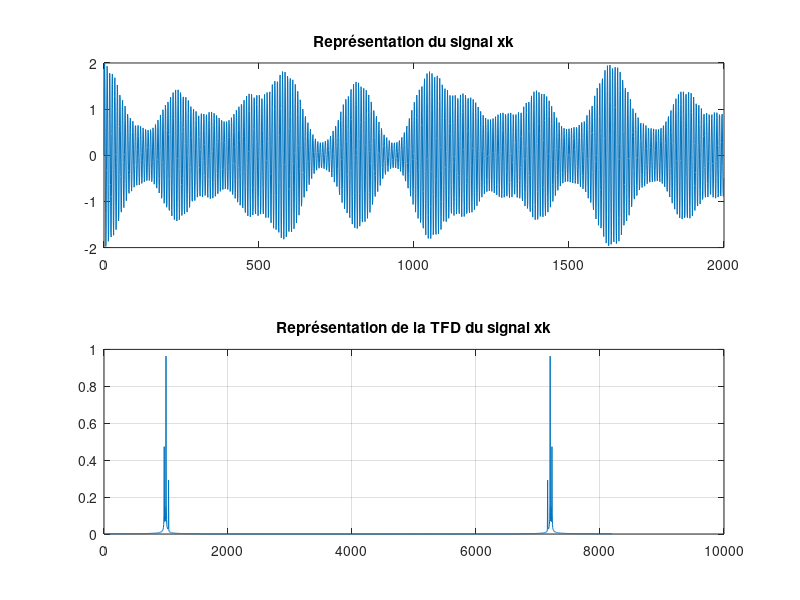
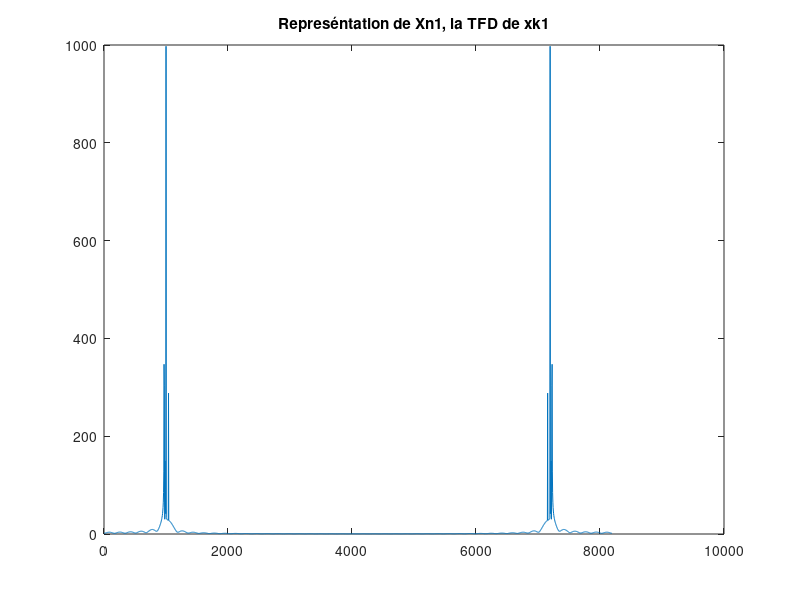
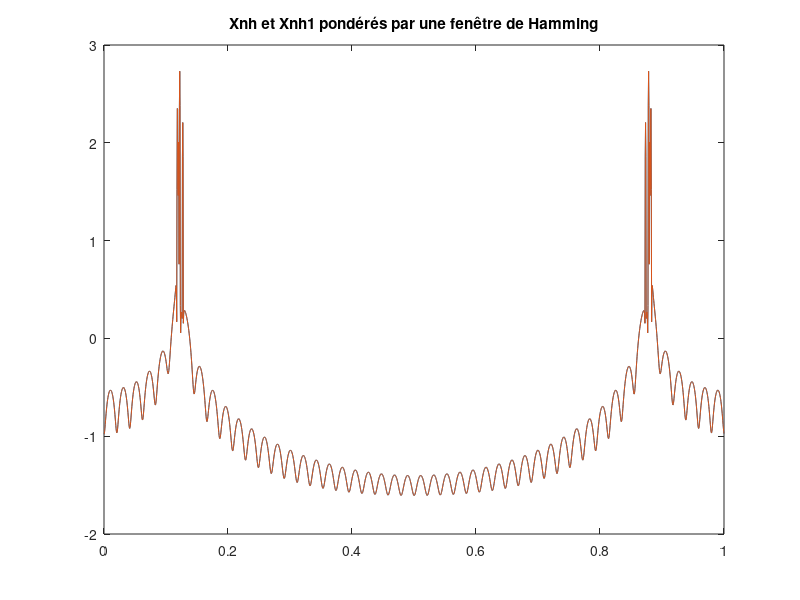
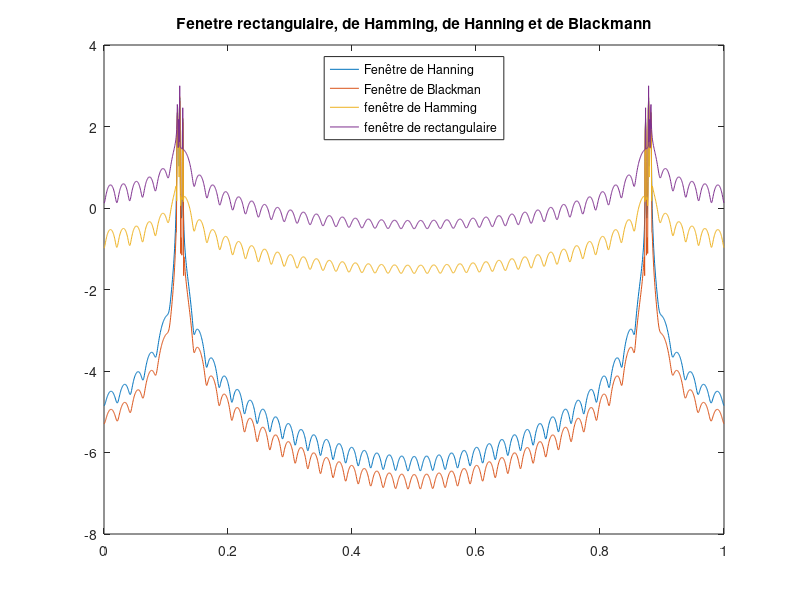

The MATLAB source for these figures, in order:
"Exercice 2: Analyse spectrale d'un signal par la TFD";

clear all; clc; close all;

load('signal_inconnu2.mat'); %charge le fichier inconnu
whos("-file", 'signal_inconnu2.mat');
Fs
xk
n=0 :1 :1999 ;%on va afficher 200 valeurs du signal
size(n);
N=2000;
subplot(2,1,1);
plot(n,xk) ;
title('Représentation du signal xk')
%Génération du vecteur fréquence
f=0 :(Fs/(N-1)) :Fs;
subplot(2,1,2);
Xn=fft(xk);
plot(f,2/N*abs(Xn));
title('Représentation de la TFD du signal xk')
grid on;

%2. Amélioration de la précision fréquencielle (% lobbes secondaires sin cardinal)

M=10;
xk1 = [xk zeros(1,M*N)]; %On concatène M*N zéros à xk
Xn1=fft(xk1,2048); %On calcule la transformée de Fourier de xk1
figure(2);
plot(linspace(0,Fs,length(Xn1)),abs(Xn1));% On trace la courbe de Xn1
title('Represéntation de Xn1, la TFD de xk1')

%3.Intérêt d'une fenêtre de pondération
w = window(@hamming, length(xk));%Pondération avec une fenêtre de Hamming
xkh = xk.*w.';

%Calcul de la TFD
Xnh = fft(xkh, 2048);

xkh1 = [xkh zeros(1,M*N)];%On concatène M*N zéros à xkh
Xnh1=fft(xkh1, 2048);

%tracés
figure(3);
plot(linspace(0,1,2048), log10(abs(Xnh)), linspace(0,1,2048), log10(abs(Xnh1)));
title('Xnh et Xnh1 pondérés par une fenêtre de Hamming');

%fenêtre de hanning et Blackman
w2 = window(@hanning, length(xk));
xkh2 = xk.*w2.';

w3 = window(@blackman, length(xk));
xkh3 = xk.*w3.';

%Calcul des TFD
Xnh2 = fft(xkh2, 2048);

Xnh3 = fft(xkh3, 2048);

%tracés
figure(4);
plot(linspace(0,1,2048), log10(abs(Xnh2)), linspace(0,1,2048), log10(abs(Xnh3)), linspace(0,1,2048), log10(abs(Xnh)),linspace(0,1,2048), log10(abs(Xn1))  );
legend('Fenêtre de Hanning','Fenêtre de Blackman','fenêtre de Hamming','fenêtre de rectangulaire','Location','north')
title('Fenetre rectangulaire, de Hamming, de Hanning et de Blackmann');

%vérification
t=0 :(1/Fs) :(N-1)*(1/Fs);%vecteur temps
%On lit les ampitudes
A1 = 0.473178;
A2 = 0.145188;
A3 = 0.963602;
A4 = 0.291654;
%On lit les fréquences
f1 = 968;
f2 = 984;
f3 = 1000;
f4 = 1040;
x1 = A1*sin(2*pi*f1*t);
x2 = A2*sin(2*pi*f2*t);
x3 = A3*sin(2*pi*f3*t);
x4 = A4*sin(2*pi*f4*t);
x = x1+x2+x3+x4%Signal analytique

figure(7);
plot(n,x);
title('Signal analytique')
xlabel('Temps(s)')
ylabel('Amplitude')
figure(8);
X=fft(x)
plot(f,abs(X))
title('Signal analytique')
xlabel('Frequence(Hz)')
ylabel('Amplitude')
